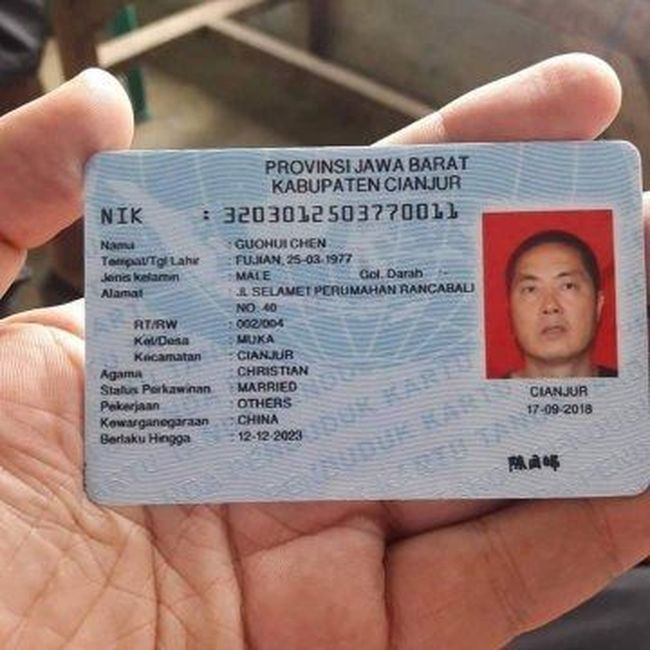
#> input picture ktp2.jpeg, 650 x 650 px
$ jupyter execute Untitled1.ipynb
#> lines starting #> are read from the running program, lines starting #| are printed output that depends on the picture; after the words box and inside, x2 and y2 are one past the last pixel; in counts of white or black regions, pixels touching at a corner belong together
[cell 1]
from imutils import contours
import numpy as np
import argparse
import imutils
import cv2
import matplotlib.pyplot as plt

[cell 2]
img = cv2.imread('ktp2.jpeg')
#> img is the input picture: shape (650, 650, 3); mean B, G, R 120.9, 124.5, 147.3
plt.imshow(cv2.cvtColor(img,cv2.COLOR_BGR2RGB))

[cell 3]
gray = cv2.cvtColor(img, cv2.COLOR_BGR2GRAY)
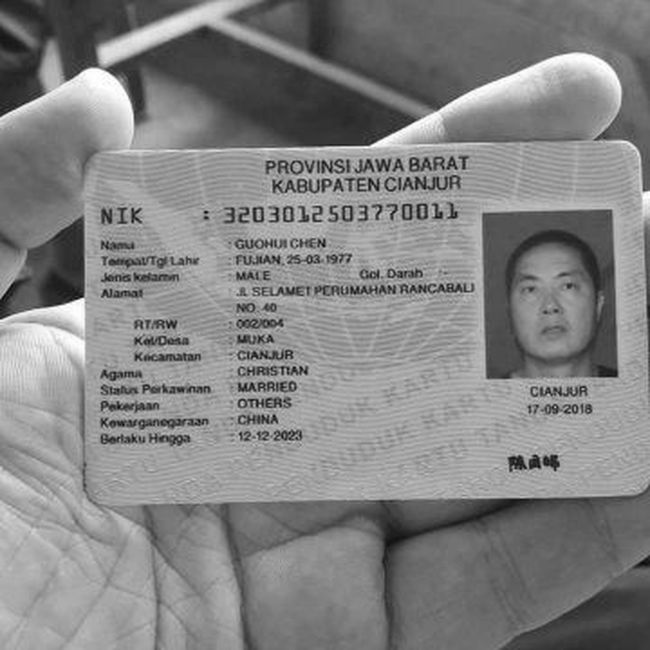
#> gray: shape (650, 650); min 3, max 255, mean 130.9
plt.imshow(gray,cmap='gray')

[cell 4]
rectKernel = cv2.getStructuringElement(cv2.MORPH_RECT, (7, 1))
tophat = cv2.morphologyEx(gray, cv2.MORPH_TOPHAT, rectKernel)
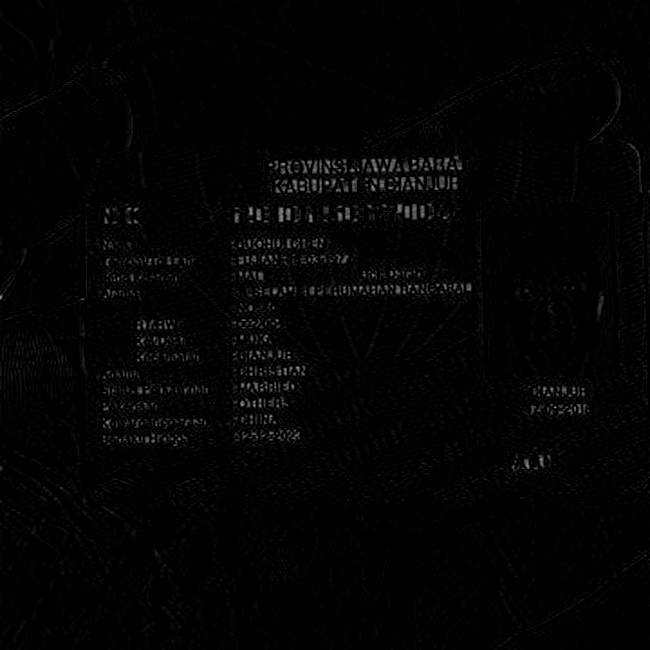
#> tophat: shape (650, 650); min 0, max 153, mean 3.3
plt.imshow(tophat,cmap='gray')

[cell 5]
cv2.imshow('tophat',tophat)
cv2.waitKey(0)
cv2.destroyAllWindows()

[cell 6]
sqKernel = cv2.getStructuringElement(cv2.MORPH_RECT, (5, 5))
gradX = cv2.morphologyEx(tophat, cv2.MORPH_CLOSE, rectKernel)
thresh = cv2.threshold(gradX, 0, 255,
	cv2.THRESH_BINARY | cv2.THRESH_OTSU)[1]
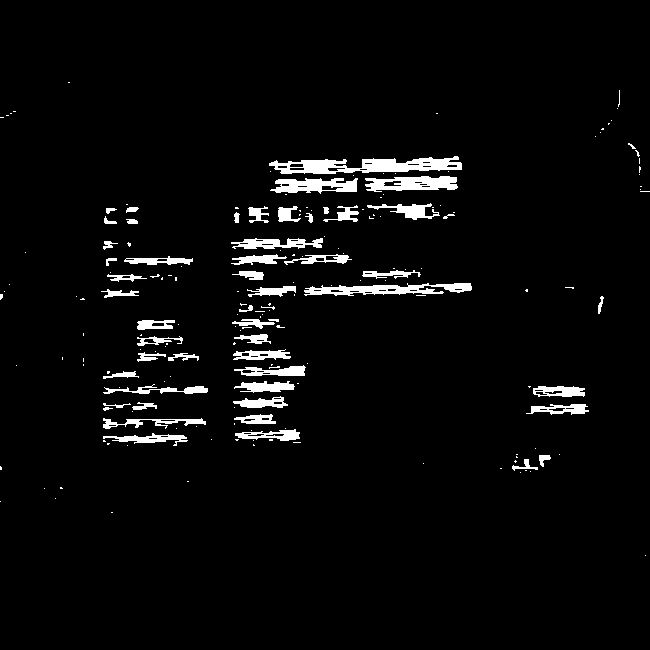
#> thresh: shape (650, 650); 3.8% white; 193 white regions (139 under 20 px), largest, box (x1, y1, x2, y2) and area: (269, 156, 462, 174) 1946, (304, 283, 472, 296) 1212, (365, 176, 458, 192) 1037
# apply a second closing operation to the binary image, again
# to help close gaps between credit card number regions
thresh = cv2.morphologyEx(thresh, cv2.MORPH_CLOSE, sqKernel)
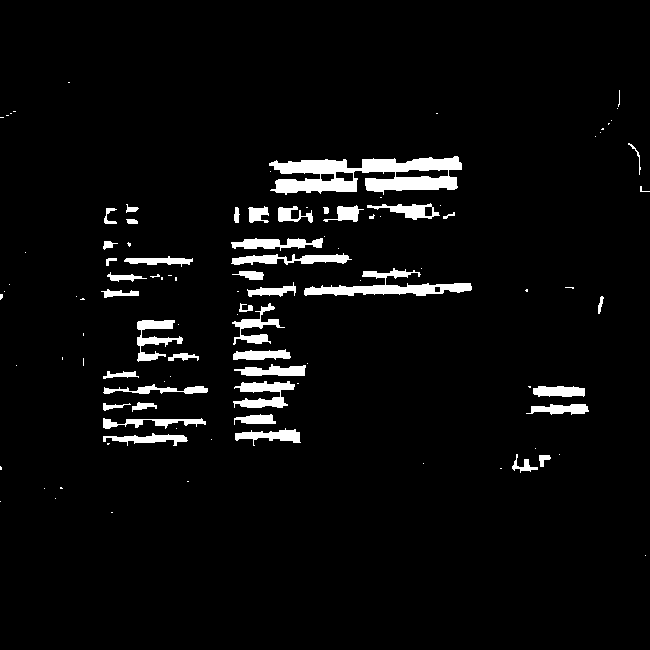
#> thresh: shape (650, 650); 4.4% white; 106 white regions (63 under 20 px), largest, box (x1, y1, x2, y2) and area: (269, 156, 462, 195) 4413, (304, 268, 472, 296) 1703, (233, 381, 295, 408) 884
plt.imshow(thresh,cmap='gray')

$ run again, with ktp.jpg copied over ktp2.jpeg
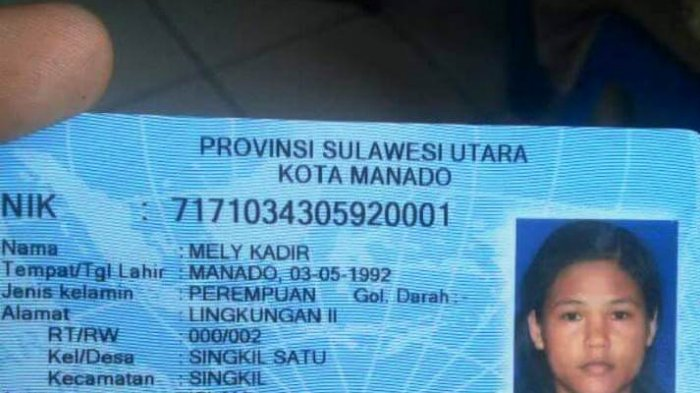
#> input picture ktp.jpg, 700 x 393 px
#> img is the input picture: shape (393, 700, 3); mean B, G, R 155.6, 127.3, 81.4
#> `gray = cv2.cvtColor(img, cv2.COLOR_BGR2GRAY)`:
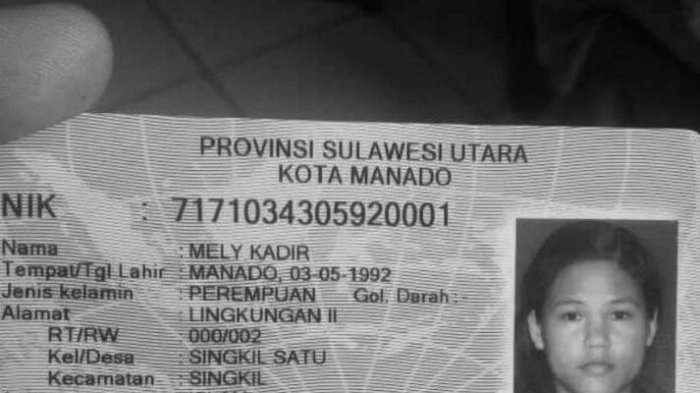
#> gray: shape (393, 700); min 1, max 219, mean 116.8
#> `thresh = cv2.morphologyEx(thresh, cv2.MORPH_CLOSE, sqKernel)`:
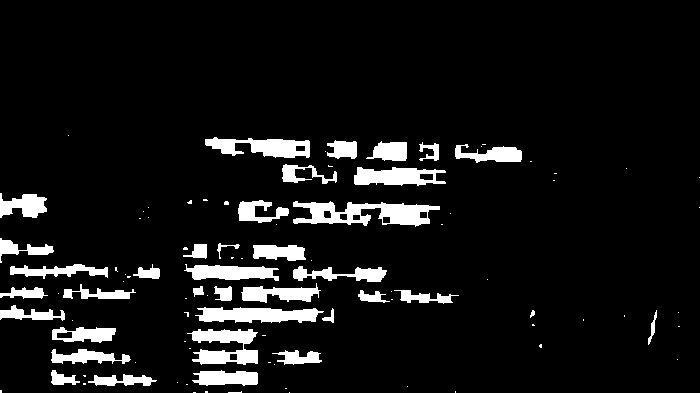
#> thresh: shape (393, 700); 8.2% white; 99 white regions (62 under 20 px), largest, box (x1, y1, x2, y2) and area: (293, 201, 440, 227) 2088, (187, 329, 258, 365) 1498, (195, 307, 324, 323) 1482
